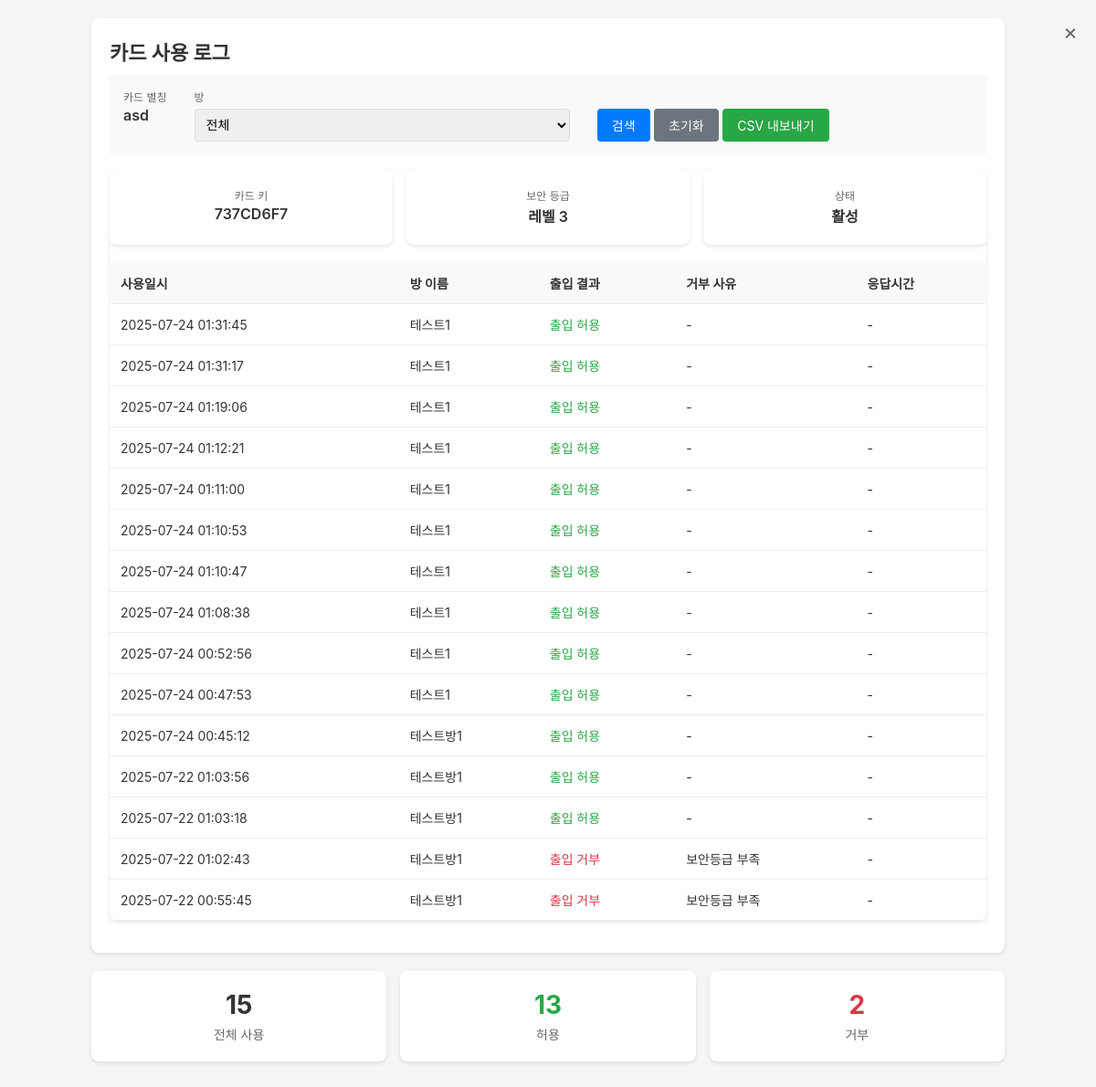
The app's page /RFID/card_logs/29/ (signed in) with its own data.
### RFID/models.py (models this page shows, shortened)
class Card(models.Model):
    card_key_value = models.CharField(
        max_length=20,
        verbose_name="카드 고유키",
        help_text="RFID 카드의 UID (Hex 형태)"
    )
    card_alias = models.CharField(
        max_length=100,
        verbose_name="카드 별칭",
        help_text="예: 홍길동 카드, 임시카드1"
    )
    card_level = models.IntegerField(
        default=5,
        validators=[MinValueValidator(0), MaxValueValidator(5)],
        verbose_name="카드 보안 등급",
        help_text="0=최고 권한, 5=최저 권한"
    )
    regist_date = models.DateTimeField(
        auto_now_add=True,
        verbose_name="등록일시"
    )
    who_add = models.CharField(
        max_length=100,
        verbose_name="등록자",
        help_text="카드를 등록한 관리자 이름"
    )
    last_modify_date = models.DateTimeField(
        auto_now=True,
        verbose_name="마지막 수정일시"
    )
    last_modify_who = models.CharField(
        max_length=100,
        blank=True,
        verbose_name="마지막 수정자"
    )
    is_active = models.BooleanField(
        default=True,
        verbose_name="카드 활성 상태",
        help_text="False시 카드 사용 불가"
    )
    valid_from = models.DateTimeField(
        null=True,
        blank=True,
        verbose_name="유효 시작일"
    )
    valid_until = models.DateTimeField(
        null=True,
        blank=True,
        verbose_name="유효 종료일"
    )
    class Meta:
        db_table = 'card'
        verbose_name = "RFID 카드"
        verbose_name_plural = "Card : RFID 카드 목록"
        indexes = [
            models.Index(fields=['card_key_value']),
            models.Index(fields=['card_level']),
            models.Index(fields=['is_active']),
        ]

class CardUseLog(models.Model):
    ACCESS_GRANTED = 'granted'
    ACCESS_DENIED = 'denied'
    ACCESS_ERROR = 'error'
    ACCESS_RESULT_CHOICES = [
        (ACCESS_GRANTED, '출입 허용'),
        (ACCESS_DENIED, '출입 거부'),
        (ACCESS_ERROR, '시스템 오류'),
    ]
    card = models.ForeignKey(
        Card,
        on_delete=models.SET_NULL,
        null=True,
        verbose_name="사용된 카드",
        related_name='use_logs',
        help_text="카드 삭제 시에도 로그는 유지"
    )
    room = models.ForeignKey(
        Room,
        on_delete=models.SET_NULL,
        null=True,
        verbose_name="출입 시도 방",
        related_name='access_logs'
    )
    card_key_backup = models.CharField(
        max_length=20,
        verbose_name="카드키 백업",
        help_text="카드 삭제 시 추적을 위한 백업"
    )
    room_name_backup = models.CharField(
        max_length=100,
        verbose_name="방 이름 백업",
        help_text="방 삭제 시 추적을 위한 백업"
    )
    access_result = models.CharField(
        max_length=10,
        choices=ACCESS_RESULT_CHOICES,
        default=ACCESS_DENIED,
        verbose_name="출입 결과"
    )
    denial_reason = models.CharField(
        max_length=100,
        blank=True,
        verbose_name="거부 사유",
        help_text="출입 거부 시 상세 사유"
    )
    use_date = models.DateTimeField(
        auto_now_add=True,
        verbose_name="사용일시"
    )
    server_response_time = models.FloatField(
        null=True,
        blank=True,
        verbose_name="서버 응답 시간(ms)",
        help_text="성능 모니터링용"
    )
    class Meta:
        db_table = 'card_use_log'
        verbose_name = "카드 사용 로그"
        verbose_name_plural = "CardUseLog : 카드 사용 로그 목록"
        indexes = [
            models.Index(fields=['card', 'use_date']),
            models.Index(fields=['room', 'use_date']),
            models.Index(fields=['use_date']),
            models.Index(fields=['access_result']),
            models.Index(fields=['card_key_backup']),
        ]
        ordering = ['-use_date']

class Room(models.Model):
    name = models.CharField(
        max_length=100,
        verbose_name="방 이름",
        help_text="예: 회의실A, 서버실, 사무실"
    )
    location = models.CharField(
        max_length=150,
        verbose_name="방 위치",
        help_text="예: 3층 동쪽, GPS좌표, 상세 주소"
    )
    required_level = models.IntegerField(
        verbose_name="필요 보안 등급",
        validators=[MinValueValidator(0), MaxValueValidator(5)],
        help_text="0=최고 권한, 5=최저 권한"
    )
    device_id = models.CharField(
        max_length=20,
        unique=True,
        verbose_name="아두이노 기기 ID",
        help_text="각 아두이노 기기의 고유 식별자"
    )
    is_enabled = models.BooleanField(
        default=True,
        verbose_name="방 사용 가능 여부",
        help_text="False시 모든 출입 차단"
    )
    door_status = models.BooleanField(
        default=False,
        verbose_name="현재 문 상태",
        help_text="True=열림, False=닫힘"
    )
    last_door_change = models.DateTimeField(
        null=True,
        blank=True,
        verbose_name="마지막 문 상태 변경 시간"
    )
    created_at = models.DateTimeField(
        auto_now_add=True,
        verbose_name="등록일시"
    )
    class Meta:
        db_table = 'room_info'
        verbose_name = "방 정보"
        verbose_name_plural = "ROOM : 방 정보 목록"
        indexes = [
            models.Index(fields=['device_id']),
            models.Index(fields=['required_level']),
        ]

### RFID/card_log.py (the view)
# urls.py: path('card_logs/<int:card_id>/', card_log.card_logs, name='card_logs'),
@login_required
def card_logs(request, card_id):
    if not request.user.is_superuser:
        return HttpResponse("접근 권한이 없습니다.", status=403)
    card = get_object_or_404(Card, id=card_id)
    date_from = request.GET.get('date_from', '')
    date_to = request.GET.get('date_to', '')
    result_filter = request.GET.get('result', '')
    room_filter = request.GET.get('room', '')
    logs = CardUseLog.objects.filter(card=card)
    if date_from:
        logs = logs.filter(use_date__gte=datetime.fromisoformat(date_from))
    if date_to:
        logs = logs.filter(use_date__lte=datetime.fromisoformat(date_to))
    if result_filter:
        logs = logs.filter(access_result=result_filter)
    if room_filter:
        logs = logs.filter(room_id=room_filter)
    total_logs = logs.count()
    granted_count = logs.filter(access_result=CardUseLog.ACCESS_GRANTED).count()
    denied_count = logs.filter(access_result=CardUseLog.ACCESS_DENIED).count()
    room_stats = logs.values('room__name').annotate(
        count=Count('id')
    ).order_by('-count')[:5]
    paginator = Paginator(logs.order_by('-use_date'), 50)
    page = request.GET.get('page', 1)
    logs_page = paginator.get_page(page)
    rooms = Room.objects.filter(is_enabled=True).order_by('name')
    context = {
        'card': card,
        'logs': logs_page,
        'total_logs': total_logs,
        'granted_count': granted_count,
        'denied_count': denied_count,
        'room_stats': room_stats,
        'rooms': rooms,
        'date_from': date_from,
        'date_to': date_to,
        'result_filter': result_filter,
        'room_filter': room_filter,
    }
    return render(request, 'card_logs.html', context)

### RFID/templates/card_logs.html (shortened to what this page needs)
<!DOCTYPE html>
<html lang="ko">
<head>
</head>
<body>
    <div class="container">
        <span class="close-btn" onclick="window.close()">×</span>
        <div class="header">
            <h1>카드 사용 로그</h1>
            <div class="card-info">
                <div class="info-item">
                    <span class="info-label">카드 별칭</span>
                    <span class="info-value">{{ card.card_alias }}</span>
                </div>
                <div class="filter-group">
                    <label>방</label>
                    <select name="room">
                        <option value="">전체</option>
                    </select>
                </div>
                <div class="filter-group" style="align-self: flex-end;">
                    <button type="submit" class="btn btn-primary">검색</button>
                    <a href="?" class="btn btn-secondary">초기화</a>
                    <a href="/RFID/card_logs_export/{{ card.id }}/" class="btn btn-export">CSV 내보내기</a>
                </div>
            </div>
        <div class="logs-table">
            <div class="stats-grid">
            <div class="stat-card">
                <div class="info-item">
                    <span class="info-label">카드 키</span>
                    <span class="info-value">{{ card.card_key_value }}</span>
                </div>
            </div>
            <div class="stat-card">
                <div class="info-item">
                    <span class="info-label">보안 등급</span>
                    <span class="info-value">레벨 {{ card.card_level }}</span>
                </div>
            </div>
            <div class="stat-card">
                <div class="info-item">
                    <span class="info-label">상태</span>
                    <span class="info-value">{% if card.is_active %}활성{% else %}비활성{% endif %}</span>
                </div>
            </div>
        </div>
            <table>
                <thead>
                    <tr>
                        <th>사용일시</th>
                        <th>방 이름</th>
                        <th>출입 결과</th>
                        <th>거부 사유</th>
                        <th>응답시간</th>
                    </tr>
                </thead>
                <tbody>
                    {% for log in logs %}
                    <tr>
                        <td>{{ log.use_date|date:"Y-m-d H:i:s" }}</td>
                        <td>{{ log.room.name|default:log.room_name_backup }}</td>
                        <td>
                            <span class="result-{{ log.access_result }}">
                                {{ log.get_access_result_display }}
                            </span>
                        </td>
                        <td>{{ log.denial_reason|default:"-" }}</td>
                        <td>
                            {% if log.server_response_time %}
                                {{ log.server_response_time|floatformat:1 }}ms
                            {% else %}
                                -
                            {% endif %}
                        </td>
                    </tr>
                    {% empty %}
                    <tr>
                        <td colspan="5" style="text-align: center; padding: 40px;">
                            사용 로그가 없습니다.
                        </td>
                    </tr>
                    {% endfor %}
                </tbody>
            </table>
        </div>
    </div>
    <div class="stats-grid">
        <div class="stat-card">
            <div class="stat-value">{{ total_logs }}</div>
            <div class="stat-label">전체 사용</div>
        </div>
        <div class="stat-card">
            <div class="stat-value stat-granted">{{ granted_count }}</div>
            <div class="stat-label">허용</div>
        </div>
        <div class="stat-card">
            <div class="stat-value stat-denied">{{ denied_count }}</div>
            <div class="stat-label">거부</div>
        </div>
    </div>
    </div>
</body>
</html>

### RFID/templates/card_logs.html (style rules this page uses)
* { margin: 0; padding: 0; box-sizing: border-box; }
body { font-family: -apple-system, BlinkMacSystemFont, 'Segoe UI', sans-serif; background: #f5f5f5; color: #333; padding: 20px; }
.container { max-width: 1000px; margin: 0 auto; }
.header { background: white; padding: 20px; border-radius: 8px; box-shadow: 0 2px 4px rgba(0,0,0,0.1); margin-bottom: 20px; }
.header h1 { font-size: 22px; margin-bottom: 10px; }
.card-info { background: #f8f9fa; padding: 15px; border-radius: 4px; margin-bottom: 15px; display: flex; gap: 30px; flex-wrap: wrap; }
.info-item { display: flex; flex-direction: column; }
.info-label { font-size: 12px; color: #666; margin-bottom: 2px; }
.info-value { font-size: 16px; font-weight: 600; }
.stats-grid { display: grid; grid-template-columns: repeat(auto-fit, minmax(200px, 1fr)); gap: 15px; margin-bottom: 20px; }
.stat-card { background: white; padding: 20px; border-radius: 8px; box-shadow: 0 2px 4px rgba(0,0,0,0.1); text-align: center; }
.stat-value { font-size: 28px; font-weight: bold; margin-bottom: 5px; }
.stat-label { color: #666; font-size: 14px; }
.stat-granted { color: #28a745; }
.stat-denied { color: #dc3545; }
.filter-group { flex: 1; min-width: 150px; }
.filter-group label { display: block; font-size: 12px; color: #666; margin-bottom: 5px; }
input[type="date"], select { width: 100%; padding: 8px; border: 1px solid #ddd; border-radius: 4px; font-size: 14px; }
.btn { padding: 8px 16px; border: none; border-radius: 4px; cursor: pointer; font-size: 14px; text-decoration: none; display: inline-block; }
.btn-primary { background: #007bff; color: white; }
.btn-secondary { background: #6c757d; color: white; }
.btn-export { background: #28a745; color: white; }
.logs-table { margin-bottom: 15px; background: white; border-radius: 8px; box-shadow: 0 2px 4px rgba(0,0,0,0.1); overflow: hidden; }
table { width: 100%; border-collapse: collapse; }
th, td { padding: 12px; text-align: left; border-bottom: 1px solid #eee; }
th { background: #f8f9fa; font-weight: 600; font-size: 14px; }
td { font-size: 14px; }
.result-granted { color: #28a745; font-weight: 500; }
.result-denied { color: #dc3545; font-weight: 500; }
.close-btn { position: absolute; top: 20px; right: 20px; font-size: 24px; cursor: pointer; color: #666; }

### records on screen
Card: card_alias "asd", card_key_value "737CD6F7", card_level "3"
CardUseLog: use_date "2025-07-24 01:31:45", room.name "테스트1", access_result "출입 허용", denial_reason "-"
CardUseLog: use_date "2025-07-24 01:31:17", room.name "테스트1", access_result "출입 허용", denial_reason "-"
CardUseLog: use_date "2025-07-24 01:19:06", room.name "테스트1", access_result "출입 허용", denial_reason "-"
CardUseLog: use_date "2025-07-24 01:12:21", room.name "테스트1", access_result "출입 허용", denial_reason "-"
CardUseLog: use_date "2025-07-24 01:11:00", room.name "테스트1", access_result "출입 허용", denial_reason "-"
CardUseLog: use_date "2025-07-24 01:10:53", room.name "테스트1", access_result "출입 허용", denial_reason "-"
CardUseLog: use_date "2025-07-24 01:10:47", room.name "테스트1", access_result "출입 허용", denial_reason "-"
CardUseLog: use_date "2025-07-24 01:08:38", room.name "테스트1", access_result "출입 허용", denial_reason "-"
CardUseLog: use_date "2025-07-24 00:52:56", room.name "테스트1", access_result "출입 허용", denial_reason "-"
CardUseLog: use_date "2025-07-24 00:47:53", room.name "테스트1", access_result "출입 허용", denial_reason "-"
CardUseLog: use_date "2025-07-24 00:45:12", room.name "테스트방1", access_result "출입 허용", denial_reason "-"
CardUseLog: use_date "2025-07-22 01:03:56", room.name "테스트방1", access_result "출입 허용", denial_reason "-"
CardUseLog: use_date "2025-07-22 01:03:18", room.name "테스트방1", access_result "출입 허용", denial_reason "-"
CardUseLog: use_date "2025-07-22 01:02:43", room.name "테스트방1", access_result "출입 거부", denial_reason "보안등급 부족"
CardUseLog: use_date "2025-07-22 00:55:45", room.name "테스트방1", access_result "출입 거부", denial_reason "보안등급 부족"

### other values on screen
{{ total_logs }} "15"
{{ granted_count }} "13"
{{ denied_count }} "2"
